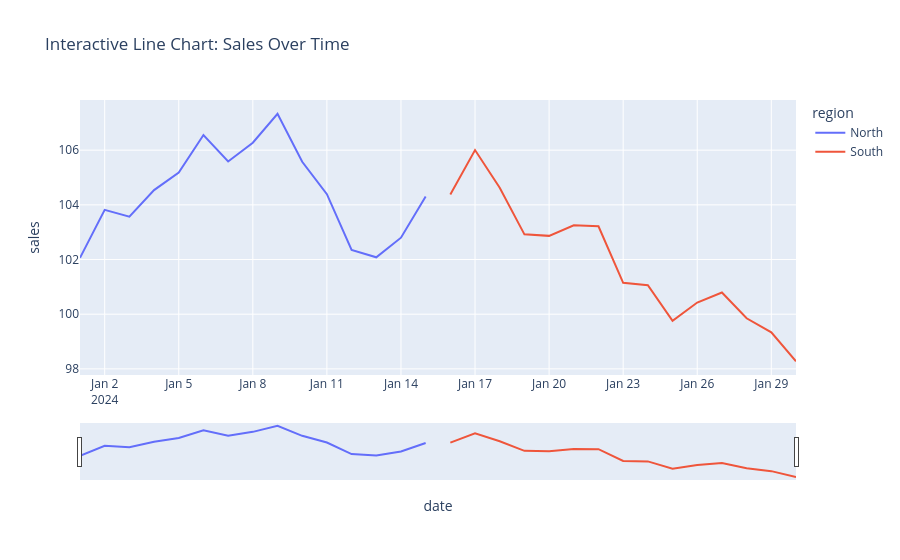

The cell this chart's notebook holds for it:
### Code cell
# PART 3: INTERACTIVE LINE CHART
# ============================================================================
print("\n" + "=" * 70)
print("PART 3: Interactive Line Chart")
print("=" * 70)

print("\n✅ Example 2: Interactive Line Chart with Time Series")
print("-" * 70)

# Create time series data
ts_data = pd.DataFrame({
    'date': pd.date_range('2024-01-01', periods=30, freq='D'),
    'sales': np.random.randn(30).cumsum() + 100,
    'region': ['North'] * 15 + ['South'] * 15
})

fig = px.line(ts_data, x='date', y='sales', color='region',
              title='Interactive Line Chart: Sales Over Time')
fig.update_xaxes(rangeslider_visible=True)  # Add range slider
fig.show()
print("💡 Try: Use range slider to zoom, hover for values!")

# ============================================================================

### Figure 1 — Plotly figure (JSON) as saved in the notebook; plotly's stock layout.template omitted (floating-point values rounded to 4 significant figures)
{"data": [{"hovertemplate": "region=North<br>date=%{x}<br>sales=%{y}<extra></extra>", "legendgroup": "North", "line": {"color": "#636efa", "dash": "solid"}, "marker": {"symbol": "circle"}, "mode": "lines", "name": "North", "orientation": "v", "showlegend": true, "type": "scatter", "x": ["2024-01-01T00:00:00.000000000", "2024-01-02T00:00:00.000000000", "2024-01-03T00:00:00.000000000", "2024-01-04T00:00:00.000000000", "2024-01-05T00:00:00.000000000", "2024-01-06T00:00:00.000000000", "2024-01-07T00:00:00.000000000", "2024-01-08T00:00:00.000000000", "2024-01-09T00:00:00.000000000", "2024-01-10T00:00:00.000000000", "2024-01-11T00:00:00.000000000", "2024-01-12T00:00:00.000000000", "2024-01-13T00:00:00.000000000", "2024-01-14T00:00:00.000000000", "2024-01-15T00:00:00.000000000"], "xaxis": "x", "y": [102.1, 103.8, 103.6, 104.5, 105.2, 106.6, 105.6, 106.3, 107.3, 105.6, 104.4, 102.4, 102.1, 102.8, 104.3], "yaxis": "y"}, {"hovertemplate": "region=South<br>date=%{x}<br>sales=%{y}<extra></extra>", "legendgroup": "South", "line": {"color": "#EF553B", "dash": "solid"}, "marker": {"symbol": "circle"}, "mode": "lines", "name": "South", "orientation": "v", "showlegend": true, "type": "scatter", "x": ["2024-01-16T00:00:00.000000000", "2024-01-17T00:00:00.000000000", "2024-01-18T00:00:00.000000000", "2024-01-19T00:00:00.000000000", "2024-01-20T00:00:00.000000000", "2024-01-21T00:00:00.000000000", "2024-01-22T00:00:00.000000000", "2024-01-23T00:00:00.000000000", "2024-01-24T00:00:00.000000000", "2024-01-25T00:00:00.000000000", "2024-01-26T00:00:00.000000000", "2024-01-27T00:00:00.000000000", "2024-01-28T00:00:00.000000000", "2024-01-29T00:00:00.000000000", "2024-01-30T00:00:00.000000000"], "xaxis": "x", "y": [104.4, 106.0, 104.6, 102.9, 102.9, 103.2, 103.2, 101.1, 101.1, 99.76, 100.4, 100.8, 99.85, 99.34, 98.28], "yaxis": "y"}], "layout": {"legend": {"title": {"text": "region"}, "tracegroupgap": 0}, "title": {"text": "Interactive Line Chart: Sales Over Time"}, "xaxis": {"anchor": "y", "domain": [0.0, 1.0], "rangeslider": {"visible": true}, "title": {"text": "date"}}, "yaxis": {"anchor": "x", "domain": [0.0, 1.0], "title": {"text": "sales"}}}}
